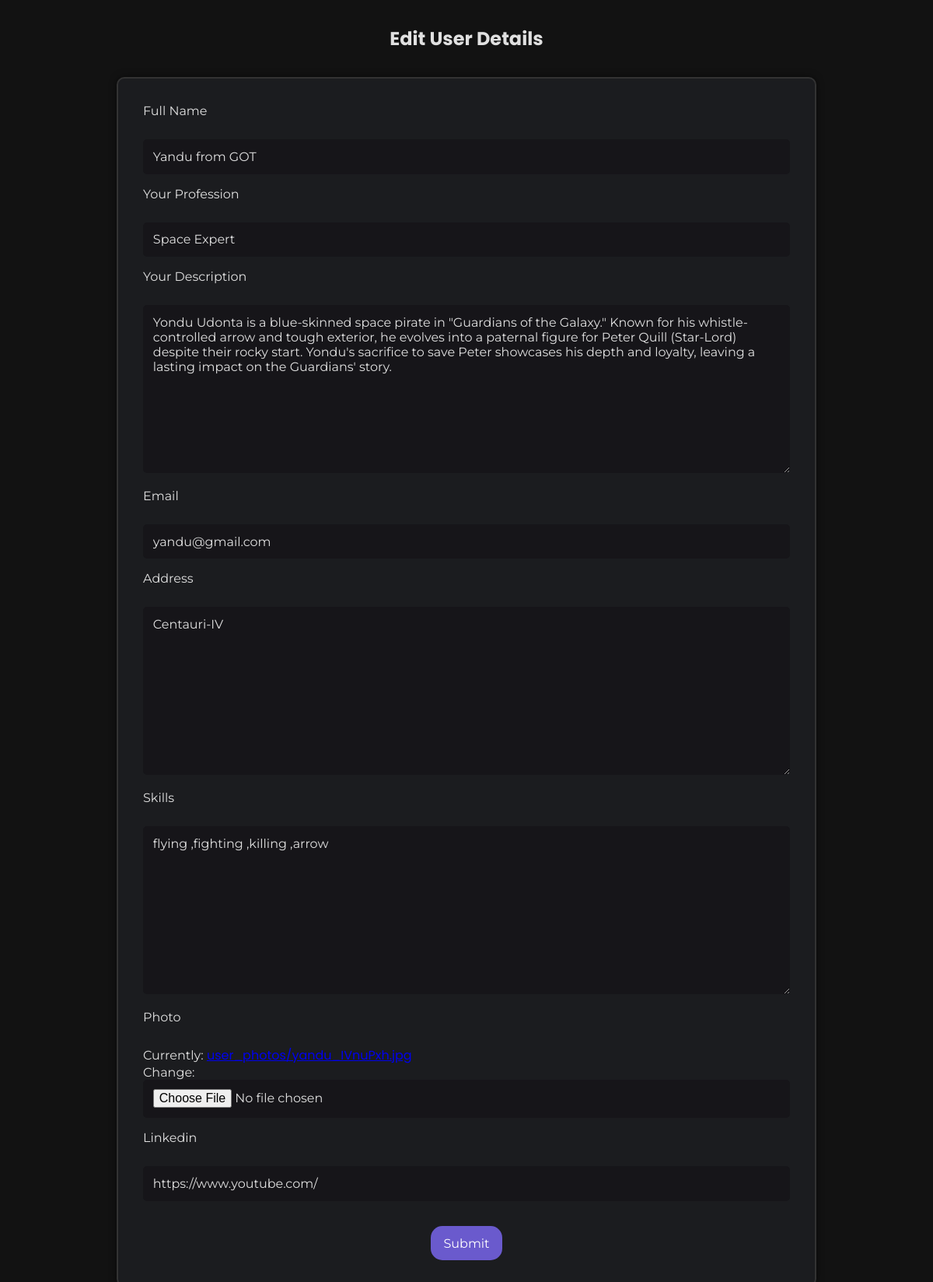
Screenshot of /user_update/6/ (signed in) with the database file from the repository.
### base/models.py (models this page shows, shortened)
class User_Details(models.Model):
    USER_TYPE_CHOICES = [
        ('employer', 'Employer'),
        ('employee', 'Employee'),
    ]
    user = models.ForeignKey(User, on_delete=models.CASCADE)
    full_name= models.CharField( max_length=100,default='abhiram')
    self_des = models.TextField( default='This is description')
    email = models.EmailField()
    address = models.TextField(null=True, blank=True)
    skills = models.TextField(null=True, blank=True)
    photo = models.ImageField(upload_to='user_photos/', null=True, blank=False)  # Field for photo
    resume = models.FileField(upload_to='resumes/', null=True, blank=True, default='resumes/default_resume.pdf')
    user_type = models.CharField(max_length=50, choices=USER_TYPE_CHOICES, default='employee')
    linkedin_page= models.CharField( max_length=100,default='https://www.youtube.com/')
    called_as =  models.CharField(max_length=300, null=True, blank=False,default='This is description')

### base/views.py (the view, shortened to what this page needs)
# urls.py: path('user_update/<int:pk>/', UserDetailsUpdate.as_view(), name='user_update'),
class UserDetailsUpdate(UpdateView):
    model = User_Details
    fields = ['self_des', 'email', 'address', 'skills', 'photo','linkedin_page','called_as','full_name']  # Specify fields you want to edit
    template_name = "base/user_details_edit.html"
    success_url = reverse_lazy('listings')
    def get_object(self, queryset=None):
        return get_object_or_404(User_Details, user=self.request.user)  # Get the User_Details instance for the logged-in user

### base/templates/base/user_details_edit.html (shortened to what this page needs)
<!DOCTYPE html>
<html lang="en">
  <head>
    <link
      rel="stylesheet"
      href="https://cdnjs.cloudflare.com/ajax/libs/font-awesome/5.15.3/css/all.min.css"
    />
    {% load static %}
    <link rel="stylesheet" href="{% static 'css/user_details_edit.css' %}" />
  </head>
  <body>
    <h2>Edit User Details</h2>
    <form method="POST" enctype="multipart/form-data">
      <label for="full_name">Full Name</label><br />
      {{ form.full_name }}<br />
      <label for="called_as">Your Profession</label><br />
      {{ form.called_as }}<br />
      <label for="self_des">Your Description</label><br />
      {{ form.self_des }}<br />
      <label for="email">{{ form.email.label }}</label><br />
      {{ form.email }}<br />
      <label for="address">{{ form.address.label }}</label><br />
      {{ form.address }}<br />
      <label for="skills">{{ form.skills.label }}</label><br />
      {{ form.skills }}<br />
      <label for="photo"
        >
        {{ form.photo.label }}
        </label
      ><br />
      {{ form.photo }}<br />
      <label for="linkedin">Linkedin</label><br />
      {{ form.linkedin_page }}<br />
      <div class="submit-container">
        <input type="submit" value="Submit" />
      </div>
    </form>
  </body>
</html>

### static/css/user_details_edit.css (style rules this page uses)
* { margin: 0; padding: 0; box-sizing: border-box; font-family: "Poppins", sans-serif; }
body { font-family: "Poppins", sans-serif; background-color: #121212; color: #e0e0e0; }
h2 { text-align: center; margin: 2rem 0; }
form { max-width: 900px; margin: 2rem auto; padding: 2rem; background-color: #1b1c1f; border-radius: 10px; box-shadow: 0 0 10px rgba(0, 0, 0, 0.5); border: 2px solid #333; font-family: "Montserrat", sans-serif; }
label { display: block; margin-bottom: 0.5rem; color: #e0e0e0; font-family: "Montserrat", sans-serif; }
input[type="text"], input[type="email"], textarea, input[type="file"] { width: 100%; padding: 0.8rem; margin-bottom: 1rem; background-color: #161519; color: #e0e0e0; border: none; border-radius: 5px; box-sizing: border-box; font-size: 1rem; font-family: "Montserrat", sans-serif; }
input[type="submit"] { background-color: #6a5acd; color: white; padding: 0.8rem 1rem; border: none; border-radius: 15px; cursor: pointer; transition: background-color 0.3s; font-size: 1rem; font-family: "Montserrat", sans-serif; }
.submit-container { display: flex; justify-content: center; margin-top: 1rem; }

### rows the page displays
User_Details: full_name "Yandu from GOT", called_as "Space Expert", self_des "Yondu Udonta is a blue-skinned space pirate in \"Guardians of the Galaxy.\" Known for his whistle-controlled arrow and tough exterior, he evolves into a paternal figure for Peter Quill (Star-Lord) despite their rocky start. Yondu's sacrifice to save Peter showcases his depth and loyalty, leaving a lasting impact on the Guardians' story.", email "yandu@gmail.com", address "Centauri-IV", skills "flying ,fighting ,killing ,arrow", linkedin_page "https://www.youtube.com/"
